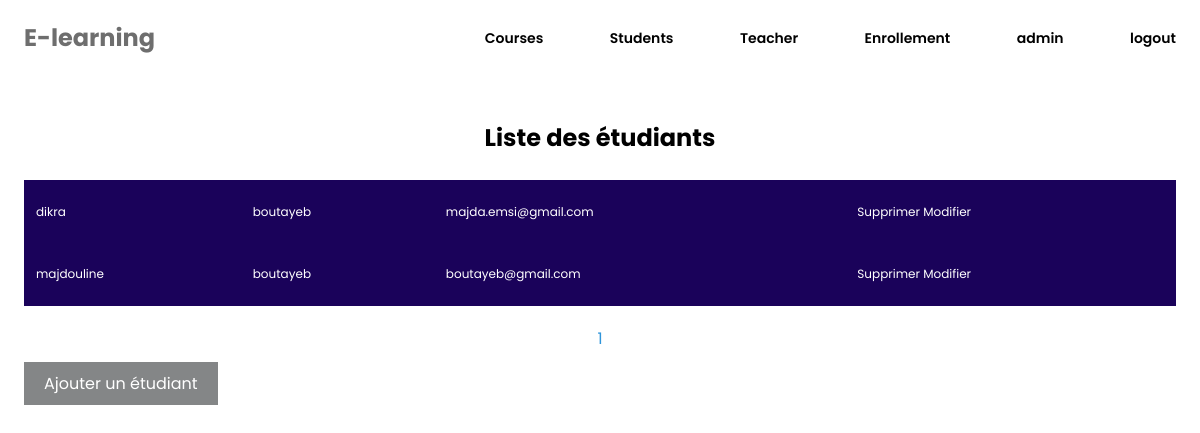
The app's page /student_list (signed in) with its own data.
### apprentissage1/models.py (models this page shows, shortened)
class Student(models.Model):
    first_name = models.CharField(max_length=50)
    last_name = models.CharField(max_length=50)
    email = models.EmailField(max_length=254)

### apprentissage1/views.py (the view)
# urls.py: path('student_list', views.student_list, name='student_list'),
@login_required(login_url='login')
def student_list(request):
    students = Student.objects.all()
    paginator =Paginator(students, 5)
    page = request.GET.get('page', 1)
    try:
        students = paginator.page(page)
    except PageNotAnInteger:
        students = paginator.page(1)
    except EmptyPage:
        students = paginator.page(paginator.num_pages)
    return render(request, '../templates/student_list.html', {'students': students, 'paginator':paginator})

### templates/student_list.html (shortened to what this page needs)
{% extends 'base.html' %}
{% load static %}
{% block style %}
  <link rel="stylesheet" href="{% static 'css/index.css' %}">
  <link rel="stylesheet" href="{% static 'css/courses.css' %}">
{% endblock %}
{% block content %}
  <section>
    <div class="container">
      <h1 class="title">Liste des étudiants</h1>
      <div class="listcourse">
        <table class="table table-hover">
          <tbody>
            {% for student in students %}
            <tr>
              <td>{{ student.first_name }}</td>
              <td>{{ student.last_name }}</td>
              <td>{{ student.email }}</td>
              <td>
                <a href="{% url 'student_delete' student.id %}" class="btn btn-sm btn-danger mt-2" onclick="return confirm('Voulez-vous vraiment supprimer cet étudiant ?')">Supprimer</a>
                <a href="{% url 'student_edit' student.id %}" class="btn btn-sm btn-success mt-2">Modifier</a>
              </td>
            </tr>
            {% empty %}
            <li>Aucun étudiant n'a été trouvé.</li>
            {% endfor %}
          </tbody>
        </table>
      </div>
      <div class="forPagination">
        {% for i in students.paginator.page_range %}
          {% if students.number == i %}
            <a href="?page={{ i }}" class="btn btn-sm btn-primary me-2">{{ i }}</a>
          {% else %}
            <a href="?page={{ i }}" class="btn btn-sm btn-outline-primary me-2">{{ i }}</a>
          {% endif %}
        {% endfor %}
      </div>
      <a href="{%url 'student_create'%}" class="addcoursBtn">Ajouter un étudiant</a>
    </div>
  </section>
{% endblock %}

### static/css/generale.css (style rules this page uses)
html { font-family: 'Poppins', sans-serif; }
* { box-sizing: border-box; padding: 0; margin: 0; text-decoration: none; list-style: none; }
.container { max-width: 96%; margin: 0 auto; }
section { padding: 20px 0; }

### static/css/index.css (style rules this page uses)
section .title { text-align: center; font-size: 24px; margin: 25px 0; }

### static/css/courses.css (style rules this page uses)
table { width: 100%; background-color: #1a025a; color: white; }
tr { height: 60px; }
td { padding: 10px; font-size: 12px; }
table td a { color: white; }
.forPagination { text-align: center; font-size: 16px; margin: 20px 0; }
.forPagination a { color: #2f95da; }
.addcoursBtn { background-color: #848687; padding: 10px 20px; color: white; margin: 0 0 20px 0; }

### records on screen
Student: first_name "dikra", last_name "boutayeb", email "majda.emsi@gmail.com"
Student: first_name "majdouline", last_name "boutayeb", email "boutayeb@gmail.com"

### other values on screen
{{ i }} "1"
